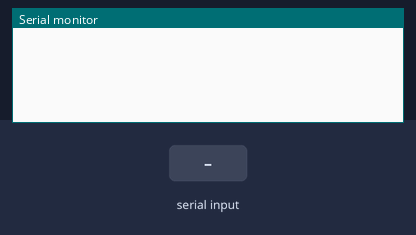
Recording of a sketch running on a simulated Arduino Uno, built with avr-gcc and run on an emulated ATmega328P. Shown: the last lines printed to the serial monitor. Inputs (shaded band) come from the test bench.

Above: at 1.2 s.
1.3 s: "1" received over Serial
At 2.5 s:
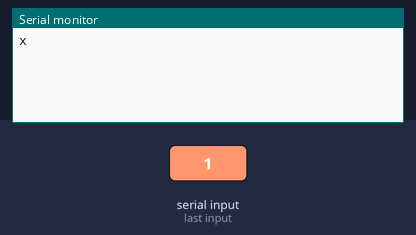
2.8 s: "0" received over Serial
At 3.6 s:
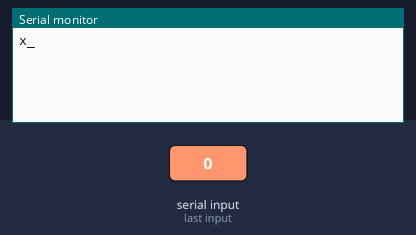

Measured:
- after the input at 1.3 s, the serial monitor: prints a new line at once (image 1)
- after the input at 2.8 s, the serial monitor: prints a new line at once (image 2)

The sketch:

Serial_test_nano.ino
```cpp
void setup(){
  Serial.begin(9600);
}

void loop(){
}

void serialEvent(){
  while (Serial.available()) Serial.read(); //バッファを消す
  Serial.write(120);
  while (!Serial.available()); //arduinoから送られてくるまで待つ
  while (Serial.available()) Serial.read(); //バッファを消す
  Serial.write(95);
}
```
